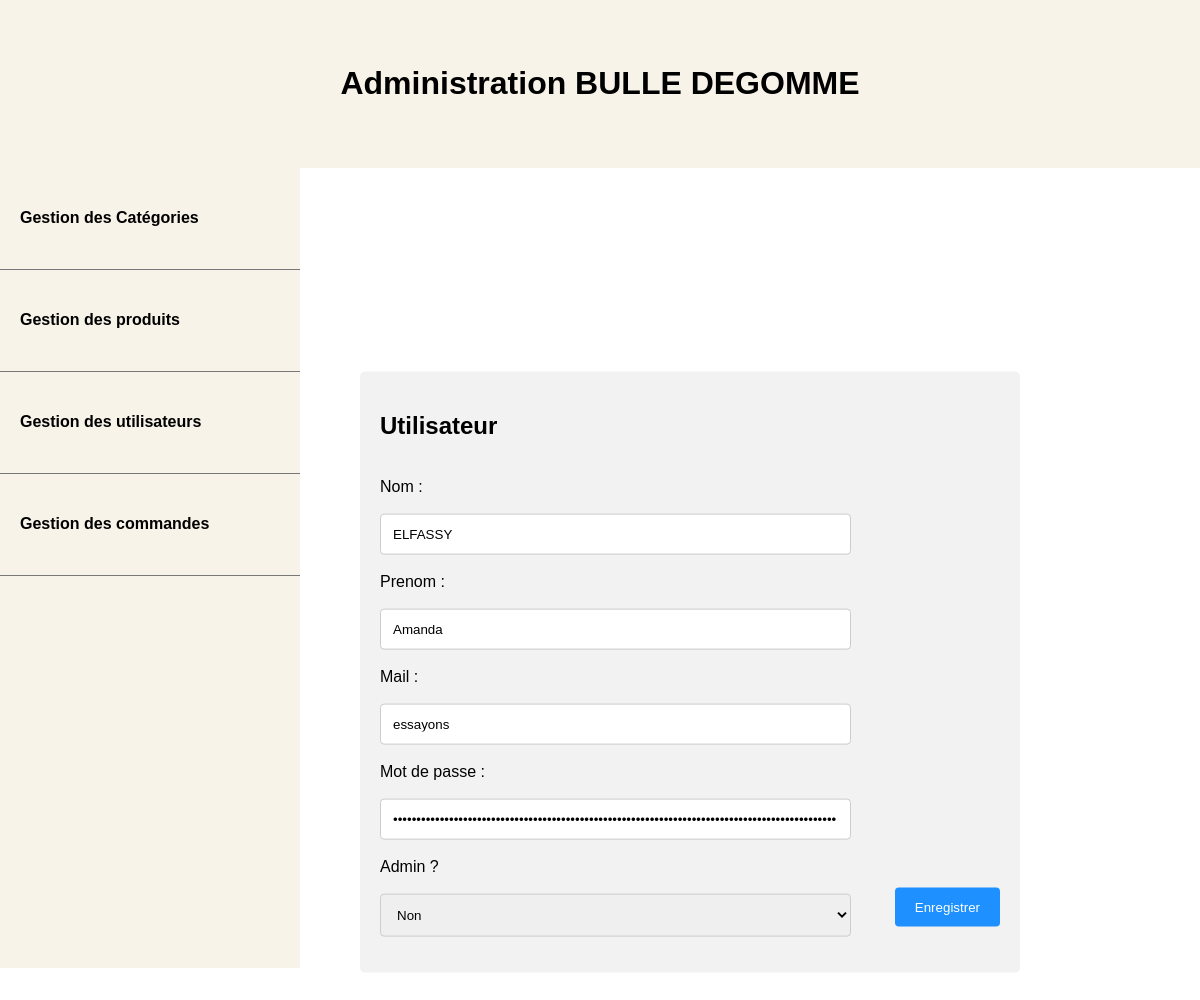
Page /admin/index.php?controller=users&action=edit&id=30 on the committed database.
### tables this page shows
CREATE TABLE IF NOT EXISTS `users` (
  `id` int(11) NOT NULL AUTO_INCREMENT,
  `last_name` varchar(255) NOT NULL,
  `first_name` varchar(255) NOT NULL,
  `email` varchar(255) NOT NULL,
  `password` varchar(255) NOT NULL,
  `is_admin` tinyint(1) DEFAULT '0',
  PRIMARY KEY (`id`)
);

### admin/models/User.php (called while the page is built, shortened)
<?php
function getAllUsers()
{
    $db = dbConnect();
    $query = $db->query('SELECT * FROM users');
    $categories =  $query->fetchAll();
    return $categories;
}
function getUser($id){
        $db = dbConnect();
        $query = $db->prepare('SELECT * FROM users WHERE id = ?');
        $query->execute([$id]);
        $result = $query->fetch();
        return $result;
}

### admin/views/userForm.php (the view, shortened to what this page needs)
<?php require ('partials/header.php'); ?>
<?php require 'partials/head_assets.php'; ?>
<?php require ('partials/menu.php'); ?>
<div class="container">
    <h2>Utilisateur </h2>
    <form action="index.php?controller=users&action=<?= isset($user) || (isset($_SESSION['old_inputs']) && $_GET['action'] == 'edit') ? 'edit&id='. $_GET['id'] : 'add' ?>" method="post" enctype="multipart/form-data">
        <div class="row">
            <div class="col-25">
                <label for="last_name">Nom :</label>
            </div>
            <div class="col-75">
                <input  type="text" name="last_name" id="last_name" value="<?= isset($_SESSION[
                    'old_inputs']) ? $_SESSION['old_inputs']['last_name'] : '' ?><?= isset($user) ? $user['last_name']:''?>"
            </div>
        </div>
        <div class="row">
            <div class="col-25">
                <label for="first_name">Prenom :</label>
            </div>
            <div class="col-75">
                <input  type="text" name="first_name" id="first_name" value="<?= isset($_SESSION[
                    'old_inputs']) ? $_SESSION['old_inputs']['first_name'] : '' ?><?= isset($user) ? $user['first_name']:''?>"
            </div>
        </div>
        <div class="row">
            <div class="col-25">
                <label for="email">Mail :</label>
            </div>
            <div class="col-75">
                <input  type="text" name="email" id="first_name" value="<?= isset($_SESSION[
                    'old_inputs']) ? $_SESSION['old_inputs']['email'] : '' ?><?= isset($user) ? $user['email']:''?>">
            </div>
        </div>
        <div class="row">
            <div class="col-25">
                <label for="password">Mot de passe :</label>
            </div>
            <div class="col-75">
                <input  type="password" name="password" id="password" autocomplete="off" value="<?= isset($_SESSION[
                    'old_inputs']) ? $_SESSION['old_inputs']['password'] : '' ?><?= isset($user) ? $user['password']:''?>">
            </div>
        </div>
        <div class="row">
            <div class="col-25">
                <label for="is_admin">Admin ? </label>
            </div>
        <div class="col-75">
            <select name="is_admin" id ="is_admin">
                   <option value="0"<?php if(isset($_SESSION['old_inputs']) && $_SESSION['old_inputs']['is_admin'] == 0): ?>selected="selected"<?php endif;?>>Non</option>
            </select>
        </div>
        <div class="row">
            <input type="submit" value="Enregistrer">
        </div>
    </form>
</div>
</body>
</html>

### admin/style.css (style rules this page uses)
input[type=text], select, textarea { width: 100%; padding: 12px; border: 1px solid #ccc; border-radius: 4px; box-sizing: border-box; resize: vertical; }
input[type=password], select, textarea { width: 100%; padding: 12px; border: 1px solid #ccc; border-radius: 4px; box-sizing: border-box; resize: vertical; }
label { padding: 12px 12px 12px 0; display: inline-block; }
input[type=submit] { background-color: dodgerblue; color: white; padding: 12px 20px; border: none; border-radius: 4px; cursor: pointer; float: right; }
.container { border-radius: 5px; background-color: #f2f2f2; padding: 20px; margin: 15%; margin-top: 63vh; margin-left: 30%; transform: translateY(-50%); }
.col-25 { float: left; width: 25%; margin-top: 6px; }
.col-75 { float: left; width: 76%; margin-top: 6px; }
.row:after { content: ""; display: table; clear: both; }

### rows in the picture
users: last_name "ELFASSY", first_name "Amanda", email "essayons"
